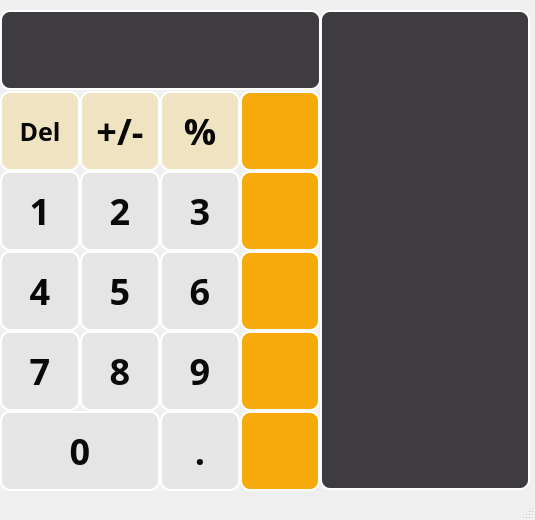
<?xml version="1.0" encoding="UTF-8"?>
<ui version="4.0">
 <class>MainWindow</class>
 <widget class="QMainWindow" name="MainWindow">
  <property name="geometry">
   <rect>
    <x>0</x>
    <y>0</y>
    <width>535</width>
    <height>520</height>
   </rect>
  </property>
  <property name="windowTitle">
   <string>Calculator</string>
  </property>
  <widget class="QWidget" name="centralwidget">
   <widget class="QPushButton" name="btn_clear">
    <property name="geometry">
     <rect>
      <x>0</x>
      <y>91</y>
      <width>80</width>
      <height>80</height>
     </rect>
    </property>
    <property name="font">
     <font>
      <family>.SF Compact Rounded</family>
      <pointsize>19</pointsize>
      <weight>75</weight>
      <bold>true</bold>
     </font>
    </property>
    <property name="autoFillBackground">
     <bool>false</bool>
    </property>
    <property name="styleSheet">
     <string notr="true">color: rgb(7, 8, 6);
background-color: rgb(239, 227, 193);
border: 2px solid rgb(255, 255, 255);
border-radius: 10px; 
</string>
    </property>
    <property name="text">
     <string>Del</string>
    </property>
    <property name="shortcut">
     <string>Backspace</string>
    </property>
   </widget>
   <widget class="QPushButton" name="btn_neg">
    <property name="geometry">
     <rect>
      <x>80</x>
      <y>91</y>
      <width>80</width>
      <height>80</height>
     </rect>
    </property>
    <property name="font">
     <font>
      <family>.SF Compact Rounded</family>
      <pointsize>27</pointsize>
      <weight>75</weight>
      <bold>true</bold>
     </font>
    </property>
    <property name="autoFillBackground">
     <bool>false</bool>
    </property>
    <property name="styleSheet">
     <string notr="true">color: rgb(7, 8, 6);
background-color: rgb(239, 227, 193);
border: 2px solid rgb(255, 255, 255);
border-radius: 10px; 
</string>
    </property>
    <property name="text">
     <string>+/-</string>
    </property>
    <property name="shortcut">
     <string>`</string>
    </property>
   </widget>
   <widget class="QPushButton" name="btn_div">
    <property name="geometry">
     <rect>
      <x>240</x>
      <y>91</y>
      <width>80</width>
      <height>80</height>
     </rect>
    </property>
    <property name="autoFillBackground">
     <bool>false</bool>
    </property>
    <property name="styleSheet">
     <string notr="true">background-color: rgb(246, 170, 11);
border: 2px solid rgb(255, 255, 255);
border-radius: 10px; 
</string>
    </property>
    <property name="text">
     <string/>
    </property>
    <property name="icon">
     <iconset>
      <normaloff>icon/division.png</normaloff>icon/division.png</iconset>
    </property>
    <property name="iconSize">
     <size>
      <width>25</width>
      <height>25</height>
     </size>
    </property>
    <property name="shortcut">
     <string>/</string>
    </property>
   </widget>
   <widget class="QPushButton" name="btn_mod">
    <property name="geometry">
     <rect>
      <x>160</x>
      <y>91</y>
      <width>80</width>
      <height>80</height>
     </rect>
    </property>
    <property name="font">
     <font>
      <family>.SF Compact Rounded</family>
      <pointsize>27</pointsize>
      <weight>75</weight>
      <bold>true</bold>
     </font>
    </property>
    <property name="autoFillBackground">
     <bool>false</bool>
    </property>
    <property name="styleSheet">
     <string notr="true">color: rgb(7, 8, 6);
background-color: rgb(239, 227, 193);
border: 2px solid rgb(255, 255, 255);
border-radius: 10px; 
</string>
    </property>
    <property name="text">
     <string>%</string>
    </property>
    <property name="shortcut">
     <string>%</string>
    </property>
   </widget>
   <widget class="QPushButton" name="btn_mult">
    <property name="geometry">
     <rect>
      <x>240</x>
      <y>171</y>
      <width>80</width>
      <height>80</height>
     </rect>
    </property>
    <property name="autoFillBackground">
     <bool>false</bool>
    </property>
    <property name="styleSheet">
     <string notr="true">background-color: rgb(246, 170, 11);
border: 2px solid rgb(255, 255, 255);
border-radius: 10px; 
</string>
    </property>
    <property name="text">
     <string/>
    </property>
    <property name="icon">
     <iconset>
      <normaloff>icon/multiply.png</normaloff>icon/multiply.png</iconset>
    </property>
    <property name="iconSize">
     <size>
      <width>22</width>
      <height>22</height>
     </size>
    </property>
    <property name="shortcut">
     <string>*</string>
    </property>
   </widget>
   <widget class="QPushButton" name="btn_1">
    <property name="geometry">
     <rect>
      <x>0</x>
      <y>171</y>
      <width>80</width>
      <height>80</height>
     </rect>
    </property>
    <property name="font">
     <font>
      <family>.SF Compact Rounded</family>
      <pointsize>27</pointsize>
      <weight>75</weight>
      <bold>true</bold>
     </font>
    </property>
    <property name="autoFillBackground">
     <bool>false</bool>
    </property>
    <property name="styleSheet">
     <string notr="true">color: rgb(8, 10, 8);
background-color: rgb(229, 229, 229);
border: 2px solid rgb(255, 255, 255);
border-radius: 10px; 
</string>
    </property>
    <property name="text">
     <string>1</string>
    </property>
    <property name="shortcut">
     <string>1</string>
    </property>
   </widget>
   <widget class="QPushButton" name="btn_3">
    <property name="geometry">
     <rect>
      <x>160</x>
      <y>171</y>
      <width>80</width>
      <height>80</height>
     </rect>
    </property>
    <property name="font">
     <font>
      <family>.SF Compact Rounded</family>
      <pointsize>27</pointsize>
      <weight>75</weight>
      <bold>true</bold>
     </font>
    </property>
    <property name="autoFillBackground">
     <bool>false</bool>
    </property>
    <property name="styleSheet">
     <string notr="true">color: rgb(8, 10, 8);
background-color: rgb(229, 229, 229);
border: 2px solid rgb(255, 255, 255);
border-radius: 10px; 
</string>
    </property>
    <property name="text">
     <string>3</string>
    </property>
    <property name="shortcut">
     <string>3</string>
    </property>
   </widget>
   <widget class="QPushButton" name="btn_2">
    <property name="geometry">
     <rect>
      <x>80</x>
      <y>171</y>
      <width>80</width>
      <height>80</height>
     </rect>
    </property>
    <property name="font">
     <font>
      <family>.SF Compact Rounded</family>
      <pointsize>27</pointsize>
      <weight>75</weight>
      <bold>true</bold>
     </font>
    </property>
    <property name="autoFillBackground">
     <bool>false</bool>
    </property>
    <property name="styleSheet">
     <string notr="true">color: rgb(8, 10, 8);
background-color: rgb(229, 229, 229);
border: 2px solid rgb(255, 255, 255);
border-radius: 10px; 
</string>
    </property>
    <property name="text">
     <string>2</string>
    </property>
    <property name="shortcut">
     <string>2</string>
    </property>
   </widget>
   <widget class="QPushButton" name="btn_minus">
    <property name="geometry">
     <rect>
      <x>240</x>
      <y>251</y>
      <width>80</width>
      <height>80</height>
     </rect>
    </property>
    <property name="autoFillBackground">
     <bool>false</bool>
    </property>
    <property name="styleSheet">
     <string notr="true">background-color: rgb(246, 170, 11);
border: 2px solid rgb(255, 255, 255);
border-radius: 10px; 
</string>
    </property>
    <property name="text">
     <string/>
    </property>
    <property name="icon">
     <iconset>
      <normaloff>icon/minus.png</normaloff>icon/minus.png</iconset>
    </property>
    <property name="iconSize">
     <size>
      <width>25</width>
      <height>25</height>
     </size>
    </property>
    <property name="shortcut">
     <string>-</string>
    </property>
   </widget>
   <widget class="QPushButton" name="btn_4">
    <property name="geometry">
     <rect>
      <x>0</x>
      <y>251</y>
      <width>80</width>
      <height>80</height>
     </rect>
    </property>
    <property name="font">
     <font>
      <family>.SF Compact Rounded</family>
      <pointsize>27</pointsize>
      <weight>75</weight>
      <bold>true</bold>
     </font>
    </property>
    <property name="autoFillBackground">
     <bool>false</bool>
    </property>
    <property name="styleSheet">
     <string notr="true">color: rgb(8, 10, 8);
background-color: rgb(229, 229, 229);
border: 2px solid rgb(255, 255, 255);
border-radius: 10px; 
</string>
    </property>
    <property name="text">
     <string>4</string>
    </property>
    <property name="shortcut">
     <string>4</string>
    </property>
   </widget>
   <widget class="QPushButton" name="btn_6">
    <property name="geometry">
     <rect>
      <x>160</x>
      <y>251</y>
      <width>80</width>
      <height>80</height>
     </rect>
    </property>
    <property name="font">
     <font>
      <family>.SF Compact Rounded</family>
      <pointsize>27</pointsize>
      <weight>75</weight>
      <bold>true</bold>
     </font>
    </property>
    <property name="autoFillBackground">
     <bool>false</bool>
    </property>
    <property name="styleSheet">
     <string notr="true">color: rgb(8, 10, 8);
background-color: rgb(229, 229, 229);
border: 2px solid rgb(255, 255, 255);
border-radius: 10px; 
</string>
    </property>
    <property name="text">
     <string>6</string>
    </property>
    <property name="shortcut">
     <string>6</string>
    </property>
   </widget>
   <widget class="QPushButton" name="btn_5">
    <property name="geometry">
     <rect>
      <x>80</x>
      <y>251</y>
      <width>80</width>
      <height>80</height>
     </rect>
    </property>
    <property name="font">
     <font>
      <family>.SF Compact Rounded</family>
      <pointsize>27</pointsize>
      <weight>75</weight>
      <bold>true</bold>
     </font>
    </property>
    <property name="autoFillBackground">
     <bool>false</bool>
    </property>
    <property name="styleSheet">
     <string notr="true">color: rgb(8, 10, 8);
background-color: rgb(229, 229, 229);
border: 2px solid rgb(255, 255, 255);
border-radius: 10px; 
</string>
    </property>
    <property name="text">
     <string>5</string>
    </property>
    <property name="shortcut">
     <string>5</string>
    </property>
   </widget>
   <widget class="QPushButton" name="btn_add">
    <property name="geometry">
     <rect>
      <x>240</x>
      <y>331</y>
      <width>80</width>
      <height>80</height>
     </rect>
    </property>
    <property name="autoFillBackground">
     <bool>false</bool>
    </property>
    <property name="styleSheet">
     <string notr="true">background-color: rgb(246, 170, 11);
border: 2px solid rgb(255, 255, 255);
border-radius: 10px; 
</string>
    </property>
    <property name="text">
     <string/>
    </property>
    <property name="icon">
     <iconset>
      <normaloff>icon/plus.png</normaloff>icon/plus.png</iconset>
    </property>
    <property name="iconSize">
     <size>
      <width>25</width>
      <height>25</height>
     </size>
    </property>
    <property name="shortcut">
     <string>+</string>
    </property>
   </widget>
   <widget class="QPushButton" name="btn_7">
    <property name="geometry">
     <rect>
      <x>0</x>
      <y>331</y>
      <width>80</width>
      <height>80</height>
     </rect>
    </property>
    <property name="font">
     <font>
      <family>.SF Compact Rounded</family>
      <pointsize>27</pointsize>
      <weight>75</weight>
      <bold>true</bold>
     </font>
    </property>
    <property name="autoFillBackground">
     <bool>false</bool>
    </property>
    <property name="styleSheet">
     <string notr="true">color: rgb(8, 10, 8);
background-color: rgb(229, 229, 229);
border: 2px solid rgb(255, 255, 255);
border-radius: 10px; 
</string>
    </property>
    <property name="text">
     <string>7</string>
    </property>
    <property name="shortcut">
     <string>7</string>
    </property>
   </widget>
   <widget class="QPushButton" name="btn_9">
    <property name="geometry">
     <rect>
      <x>160</x>
      <y>331</y>
      <width>80</width>
      <height>80</height>
     </rect>
    </property>
    <property name="font">
     <font>
      <family>.SF Compact Rounded</family>
      <pointsize>27</pointsize>
      <weight>75</weight>
      <bold>true</bold>
     </font>
    </property>
    <property name="autoFillBackground">
     <bool>false</bool>
    </property>
    <property name="styleSheet">
     <string notr="true">color: rgb(8, 10, 8);
background-color: rgb(229, 229, 229);
border: 2px solid rgb(255, 255, 255);
border-radius: 10px; 
</string>
    </property>
    <property name="text">
     <string>9</string>
    </property>
    <property name="shortcut">
     <string>9</string>
    </property>
   </widget>
   <widget class="QPushButton" name="btn_8">
    <property name="geometry">
     <rect>
      <x>80</x>
      <y>331</y>
      <width>80</width>
      <height>80</height>
     </rect>
    </property>
    <property name="font">
     <font>
      <family>.SF Compact Rounded</family>
      <pointsize>27</pointsize>
      <weight>75</weight>
      <bold>true</bold>
     </font>
    </property>
    <property name="autoFillBackground">
     <bool>false</bool>
    </property>
    <property name="styleSheet">
     <string notr="true">color: rgb(8, 10, 8);
background-color: rgb(229, 229, 229);
border: 2px solid rgb(255, 255, 255);
border-radius: 10px; 
</string>
    </property>
    <property name="text">
     <string>8</string>
    </property>
    <property name="shortcut">
     <string>8</string>
    </property>
   </widget>
   <widget class="QPushButton" name="btn_dot">
    <property name="geometry">
     <rect>
      <x>160</x>
      <y>411</y>
      <width>80</width>
      <height>80</height>
     </rect>
    </property>
    <property name="font">
     <font>
      <family>.SF Compact Rounded</family>
      <pointsize>27</pointsize>
      <weight>75</weight>
      <bold>true</bold>
     </font>
    </property>
    <property name="autoFillBackground">
     <bool>false</bool>
    </property>
    <property name="styleSheet">
     <string notr="true">color: rgb(7, 8, 6);
background-color: rgb(229, 229, 229);
border: 2px solid rgb(255, 255, 255);
border-radius: 10px; 
</string>
    </property>
    <property name="text">
     <string>.</string>
    </property>
    <property name="shortcut">
     <string>.</string>
    </property>
   </widget>
   <widget class="QPushButton" name="btn_eq">
    <property name="geometry">
     <rect>
      <x>240</x>
      <y>411</y>
      <width>80</width>
      <height>80</height>
     </rect>
    </property>
    <property name="autoFillBackground">
     <bool>false</bool>
    </property>
    <property name="styleSheet">
     <string notr="true">background-color: rgb(246, 170, 11);
border: 2px solid rgb(255, 255, 255);
border-radius: 10px; 
</string>
    </property>
    <property name="text">
     <string/>
    </property>
    <property name="icon">
     <iconset>
      <normaloff>icon/equal.png</normaloff>icon/equal.png</iconset>
    </property>
    <property name="iconSize">
     <size>
      <width>22</width>
      <height>22</height>
     </size>
    </property>
    <property name="shortcut">
     <string>=</string>
    </property>
   </widget>
   <widget class="QPushButton" name="btn_0">
    <property name="geometry">
     <rect>
      <x>0</x>
      <y>411</y>
      <width>160</width>
      <height>80</height>
     </rect>
    </property>
    <property name="font">
     <font>
      <family>.SF Compact Rounded</family>
      <pointsize>27</pointsize>
      <weight>75</weight>
      <bold>true</bold>
     </font>
    </property>
    <property name="autoFillBackground">
     <bool>false</bool>
    </property>
    <property name="styleSheet">
     <string notr="true">color: rgb(8, 10, 8);
background-color: rgb(229, 229, 229);
border: 2px solid rgb(255, 255, 255);
border-radius: 10px; 
</string>
    </property>
    <property name="text">
     <string>0</string>
    </property>
    <property name="shortcut">
     <string>0</string>
    </property>
   </widget>
   <widget class="QListWidget" name="step_screen">
    <property name="geometry">
     <rect>
      <x>320</x>
      <y>10</y>
      <width>210</width>
      <height>480</height>
     </rect>
    </property>
    <property name="font">
     <font>
      <family>.SF Compact Rounded</family>
      <pointsize>17</pointsize>
      <weight>75</weight>
      <bold>true</bold>
     </font>
    </property>
    <property name="styleSheet">
     <string notr="true">
background-color: rgb(63, 60, 65);
border: 2px solid rgb(255, 255, 255);
border-radius: 10px; 
</string>
    </property>
    <property name="dragDropMode">
     <enum>QAbstractItemView::NoDragDrop</enum>
    </property>
   </widget>
   <widget class="QLabel" name="output_screen">
    <property name="geometry">
     <rect>
      <x>0</x>
      <y>10</y>
      <width>321</width>
      <height>80</height>
     </rect>
    </property>
    <property name="font">
     <font>
      <family>.SF Compact Rounded</family>
      <pointsize>17</pointsize>
     </font>
    </property>
    <property name="styleSheet">
     <string notr="true">
background-color: rgb(63, 60, 65);
border: 2px solid rgb(255, 255, 255);
border-radius: 10px; 
</string>
    </property>
    <property name="frameShape">
     <enum>QFrame::Box</enum>
    </property>
    <property name="text">
     <string/>
    </property>
    <property name="alignment">
     <set>Qt::AlignCenter</set>
    </property>
   </widget>
  </widget>
  <widget class="QStatusBar" name="statusbar"/>
 </widget>
 <resources/>
 <connections/>
</ui>
